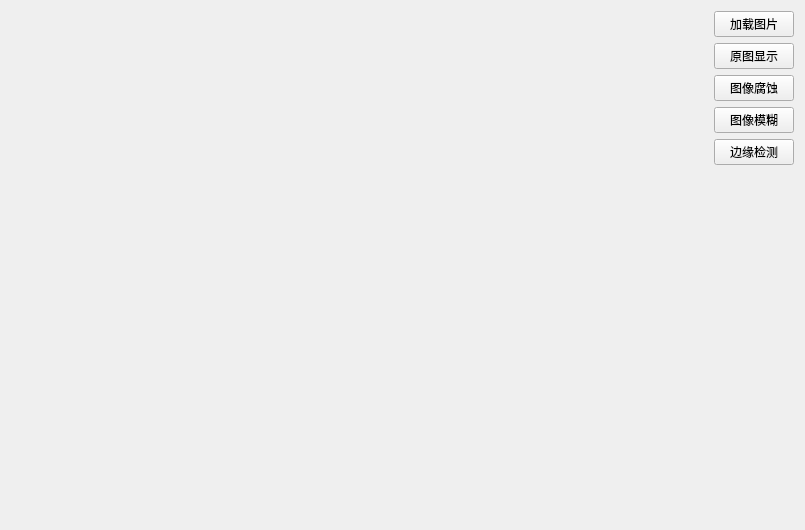
<?xml version="1.0" encoding="UTF-8"?>
<ui version="4.0">
 <class>PictureEditor</class>
 <widget class="QWidget" name="PictureEditor">
  <property name="geometry">
   <rect>
    <x>0</x>
    <y>0</y>
    <width>805</width>
    <height>530</height>
   </rect>
  </property>
  <property name="windowTitle">
   <string>PictureEditor</string>
  </property>
  <layout class="QHBoxLayout" name="horizontalLayout" stretch="1,0">
   <item>
    <widget class="QWidget" name="widget" native="true">
     <widget class="QLabel" name="label_pic">
      <property name="geometry">
       <rect>
        <x>0</x>
        <y>0</y>
        <width>704</width>
        <height>512</height>
       </rect>
      </property>
      <property name="text">
       <string/>
      </property>
     </widget>
    </widget>
   </item>
   <item>
    <layout class="QVBoxLayout" name="verticalLayout">
     <item>
      <widget class="QPushButton" name="pushButton_load">
       <property name="text">
        <string>加载图片</string>
       </property>
      </widget>
     </item>
     <item>
      <widget class="QPushButton" name="pushButton_original">
       <property name="text">
        <string>原图显示</string>
       </property>
      </widget>
     </item>
     <item>
      <widget class="QPushButton" name="pushButton_erosion">
       <property name="text">
        <string>图像腐蚀</string>
       </property>
      </widget>
     </item>
     <item>
      <widget class="QPushButton" name="pushButton_blur">
       <property name="text">
        <string>图像模糊</string>
       </property>
      </widget>
     </item>
     <item>
      <widget class="QPushButton" name="pushButton_edge">
       <property name="text">
        <string>边缘检测</string>
       </property>
      </widget>
     </item>
     <item>
      <spacer name="verticalSpacer">
       <property name="orientation">
        <enum>Qt::Vertical</enum>
       </property>
       <property name="sizeHint" stdset="0">
        <size>
         <width>20</width>
         <height>40</height>
        </size>
       </property>
      </spacer>
     </item>
    </layout>
   </item>
  </layout>
 </widget>
 <layoutdefault spacing="6" margin="11"/>
 <resources/>
 <connections/>
</ui>
